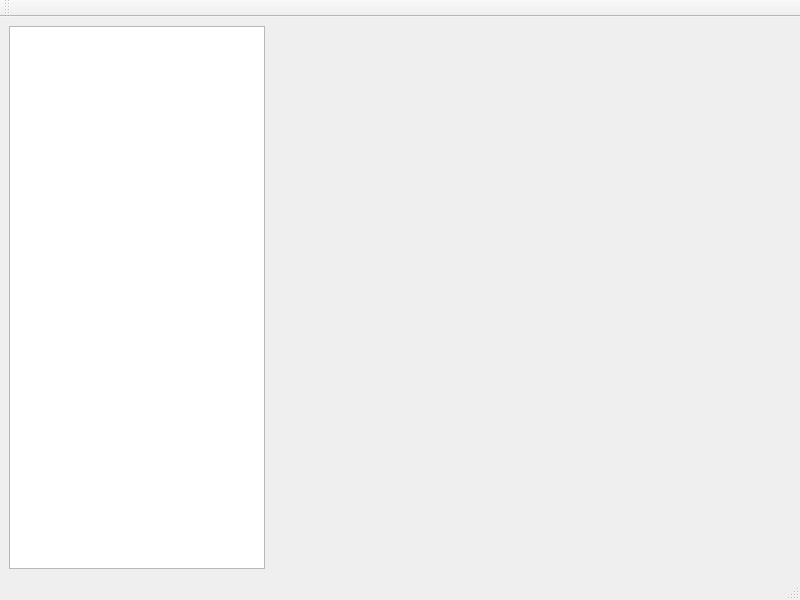
<?xml version="1.0" encoding="UTF-8"?>
<ui version="4.0">
 <class>ImageViewer</class>
 <widget class="QMainWindow" name="ImageViewer">
  <property name="geometry">
   <rect>
    <x>0</x>
    <y>0</y>
    <width>800</width>
    <height>600</height>
   </rect>
  </property>
  <property name="windowTitle">
   <string>MainWindow</string>
  </property>
  <widget class="QWidget" name="centralwidget">
   <layout class="QVBoxLayout" name="verticalLayout">
    <property name="margin">
     <number>0</number>
    </property>
    <item>
     <widget class="QScrollArea" name="scrollArea">
      <property name="frameShape">
       <enum>QFrame::NoFrame</enum>
      </property>
      <property name="widgetResizable">
       <bool>true</bool>
      </property>
      <widget class="QWidget" name="scrollAreaWidgetContents">
       <property name="geometry">
        <rect>
         <x>0</x>
         <y>0</y>
         <width>800</width>
         <height>568</height>
        </rect>
       </property>
       <layout class="QHBoxLayout" name="horizontalLayout" stretch="0,1">
        <item>
         <widget class="TagTreeView" name="treeView"/>
        </item>
        <item>
         <widget class="QLabel" name="imageLabel">
          <property name="text">
           <string/>
          </property>
          <property name="alignment">
           <set>Qt::AlignCenter</set>
          </property>
         </widget>
        </item>
       </layout>
      </widget>
     </widget>
    </item>
   </layout>
  </widget>
  <widget class="QToolBar" name="toolBar">
   <property name="windowTitle">
    <string>toolBar</string>
   </property>
   <attribute name="toolBarArea">
    <enum>TopToolBarArea</enum>
   </attribute>
   <attribute name="toolBarBreak">
    <bool>false</bool>
   </attribute>
  </widget>
  <widget class="QStatusBar" name="statusbar"/>
 </widget>
 <customwidgets>
  <customwidget>
   <class>TagTreeView</class>
   <extends>QTreeView</extends>
   <header>FilterTree</header>
  </customwidget>
 </customwidgets>
 <resources/>
 <connections/>
</ui>
